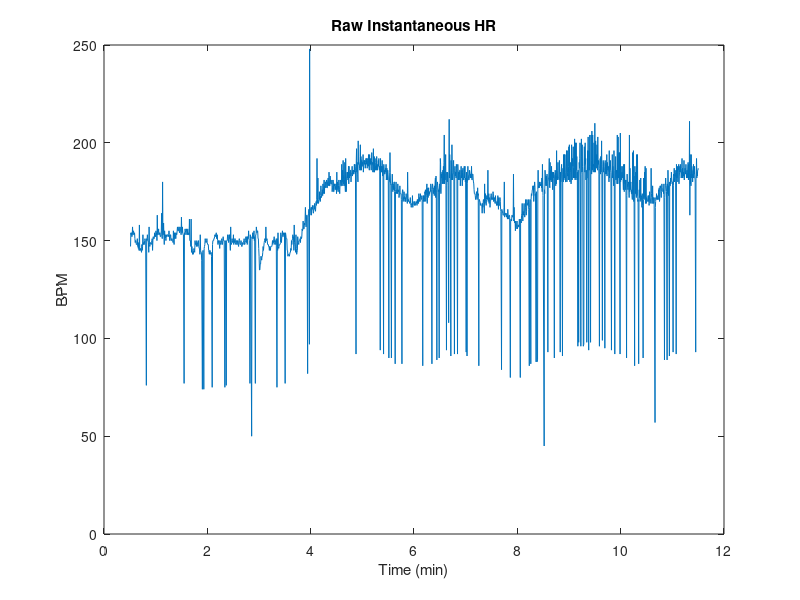
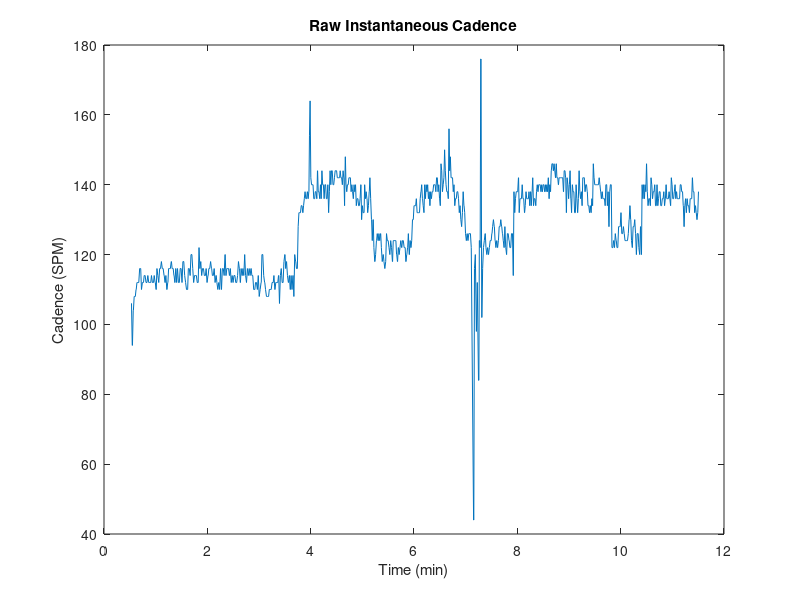
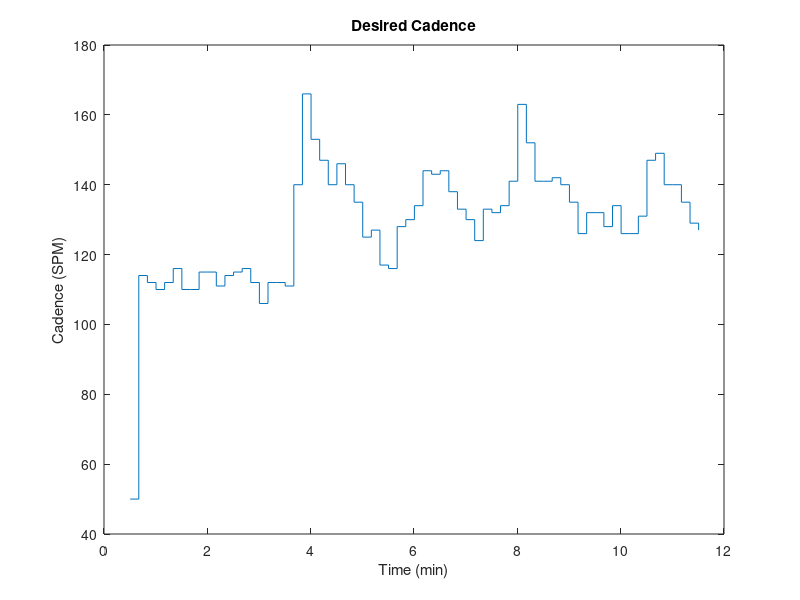
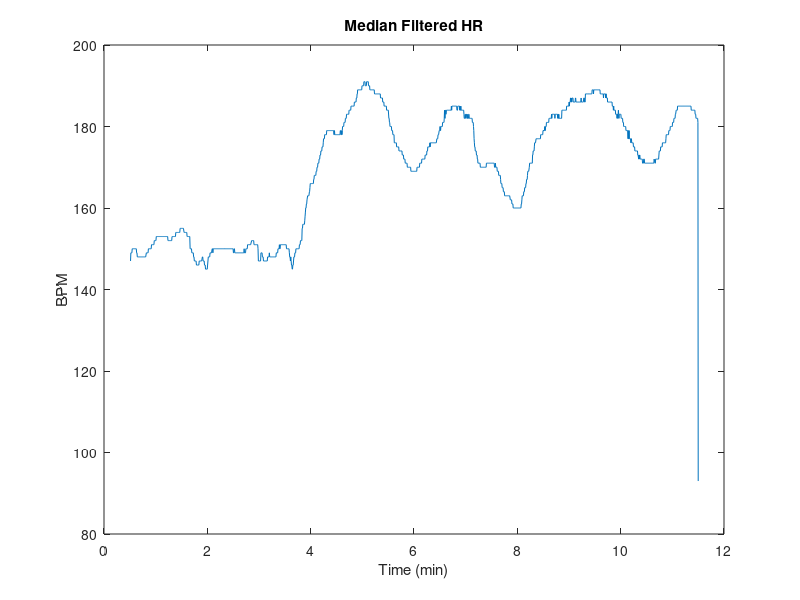

Here is the MATLAB script that generated these plots, in order: (Note: this script raises an error after producing the figures.)
% Second TEST AFTER UPDATING HARDWARE
% This test is a step from 150bpm to 180bpm
% using CURRENT SPM, not PREV
% Tau = 10s

% using current cadence does not perform as well as using previous cadence,
% previous better representes plant characteristics

load("U2.mat");
% desrired HR = 150
% length of workout = 10 mins
HR_exp = UHRE2(1:2:end);
HR_exp_time = UHRE2(2:2:end);
HR_exp_time = HR_exp_time / 60000; % converting to mins


% everyhting worked, nothing got disconnected
% begin getting the data

% load in T1.mat which contains
% 1. LHR1 - inst. HR with time stamps
% 2. LSPM1 - inst. cadence with time stamps
% 3. LCAD1 - desired cadence
HR_time = UHR2(2:2:end);
HR_time = HR_time / 60000; % converting to mins
HR = UHR2(1:2:end); % is in bpm

SPM_time = USPM2(2:2:end);
SPM_time = SPM_time / 60000; % also converting to mins
SPM = USPM2(1:2:end); % is in steps per min (SPM)

CAD_time = UCAD2(2:2:end);
CAD_time = CAD_time / 60000; % converting to mins
CAD = UCAD2(1:2:end);

% now have HR, SPM, and desired CAD with corresponding times

% plotting raw heart rate
figure(1);
plot(HR_time, HR);
xlabel("Time (min)");
ylabel("BPM");
title("Raw Instantaneous HR");

% plotting raw SPM
figure(2);
plot(SPM_time, SPM);
xlabel("Time (min)");
ylabel("Cadence (SPM)");
title("Raw Instantaneous Cadence");

% plotting desired cadence
figure(3);
stairs(CAD_time, CAD);
xlabel("Time (min)");
ylabel("Cadence (SPM)");
title("Desired Cadence");

%% Filtering the inst. HR and SPM 
% Median filter HR with nbh of 15 values 
% 15 b/c extra noisy at the beginning, but the median filter cleans it up
HR_filt = medfilt1(HR, 31); 

% average filt SPM and median filt to see what is better
B = 1/5*ones(5,1);
SPM_filt_avg = filter(B,1,SPM);
SPM_filt_med = medfilt1(SPM, 5);

% plot the filtered hr and spm (compare which is better for SPM)

% plotting filtered heart rate
figure(4);
plot(HR_time, HR_filt);
xlabel("Time (min)");
ylabel("BPM");
title("Median Filtered HR");

% plotting both filtered SPM
figure(5);
plot(SPM_time, SPM_filt_avg);
xlabel("Time (min)");
ylabel("Cadence (SPM)");
title("Filtered SPM");
hold on;
plot(SPM_time, SPM_filt_med);
legend("AVG", "MED");

%% now it is time to compare desired hr and cadence with expected

% starting with cadence
figure(6);
plot(SPM_time, SPM_filt_avg);
xlabel("Time (min)");
ylabel("Cadence (SPM)");
title("Desired vs. Measured SPM (AVG FILT)");
hold on;
stairs(CAD_time, CAD);
legend("Measured", "Desired");
hold off;

figure(7);
plot(SPM_time, SPM_filt_med);
xlabel("Time (min)");
ylabel("Cadence (SPM)");
title("Desired vs. Measured SPM (MED FILT)");
hold on;
stairs(CAD_time, CAD);
legend("Measured", "Desired");
hold off;

figure(8);
plot(HR_time, HR_filt);
xlabel("Time (min)");
ylabel("BPM");
title("Median Filtered HR vs. Desired");
hold on;
stairs(HR_exp_time, HR_exp);
hold off;

%% now plotting hr vs cadence 
figure(9);
plot(SPM_time, SPM_filt_med);
xlabel("Time (min)");
ylabel("HR and Cadence");
title("HR & Cadence vs. Time");
hold on;
plot(HR_time, HR_filt);
legend("Cadence", "Heart Rate");
hold off;

figure(10);
plot(SPM_time, SPM_filt_med + 40);
xlabel("Time (min)");
ylabel("HR and Cadence");
title("TESTING HR to CAD Relationship");
hold on;
plot(HR_time, HR_filt);
legend("1*(Cadence+40)", "Heart Rate");
hold off;

figure(11);
SPM_shift = circshift(SPM_filt_med,50);
plot(SPM_time, SPM_shift + 40);
xlabel("Time (min)");
ylabel("HR and Cadence");
title("TESTING HR to CAD Relationship with Shifting");
hold on;
plot(HR_time, HR_filt);
legend("1*(Cadence+40) SHIFTED", "Heart Rate");
hold off;

%% last graph of everything together
figure(12);
plot(HR_time, HR_filt);
xlabel("Time (min)", 'FontSize',14);
ylabel("HR (BPM) and Cadence (SPM)", 'FontSize',14);
title("HR and CAD vs. Desired HR and Desired CAD", 'FontSize',14);
hold on;
stairs(HR_exp_time, HR_exp, "Color",[0.3010 0.7450 0.9330]); %teal
plot(SPM_time, SPM_filt_med);
stairs(CAD_time, CAD, 'Color',[0.4660 0.6740 0.1880]); %green
lgd = legend("HR","Desired HR", "CAD", "Desired CAD");
lgd.FontSize = 11;
hold off;